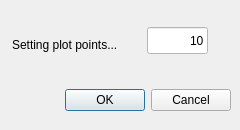
<?xml version="1.0" encoding="UTF-8"?>
<ui version="4.0">
 <class>NpointsDialog</class>
 <widget class="QDialog" name="NpointsDialog">
  <property name="geometry">
   <rect>
    <x>0</x>
    <y>0</y>
    <width>240</width>
    <height>130</height>
   </rect>
  </property>
  <property name="windowTitle">
   <string>Dialog</string>
  </property>
  <widget class="QDialogButtonBox" name="buttonBox">
   <property name="geometry">
    <rect>
     <x>10</x>
     <y>80</y>
     <width>221</width>
     <height>41</height>
    </rect>
   </property>
   <property name="orientation">
    <enum>Qt::Horizontal</enum>
   </property>
   <property name="standardButtons">
    <set>QDialogButtonBox::Cancel|QDialogButtonBox::Ok</set>
   </property>
  </widget>
  <widget class="QLabel" name="label">
   <property name="geometry">
    <rect>
     <x>12</x>
     <y>36</y>
     <width>131</width>
     <height>17</height>
    </rect>
   </property>
   <property name="text">
    <string>Setting plot points...</string>
   </property>
  </widget>
  <widget class="QLineEdit" name="lineEdit">
   <property name="geometry">
    <rect>
     <x>147</x>
     <y>27</y>
     <width>61</width>
     <height>27</height>
    </rect>
   </property>
   <property name="styleSheet">
    <string notr="true">background-color: rgb(255, 255, 255);</string>
   </property>
   <property name="text">
    <string>10</string>
   </property>
   <property name="alignment">
    <set>Qt::AlignRight|Qt::AlignTrailing|Qt::AlignVCenter</set>
   </property>
  </widget>
 </widget>
 <resources/>
 <connections>
  <connection>
   <sender>buttonBox</sender>
   <signal>accepted()</signal>
   <receiver>NpointsDialog</receiver>
   <slot>accept()</slot>
   <hints>
    <hint type="sourcelabel">
     <x>248</x>
     <y>254</y>
    </hint>
    <hint type="destinationlabel">
     <x>157</x>
     <y>274</y>
    </hint>
   </hints>
  </connection>
  <connection>
   <sender>buttonBox</sender>
   <signal>rejected()</signal>
   <receiver>NpointsDialog</receiver>
   <slot>reject()</slot>
   <hints>
    <hint type="sourcelabel">
     <x>316</x>
     <y>260</y>
    </hint>
    <hint type="destinationlabel">
     <x>286</x>
     <y>274</y>
    </hint>
   </hints>
  </connection>
 </connections>
</ui>
